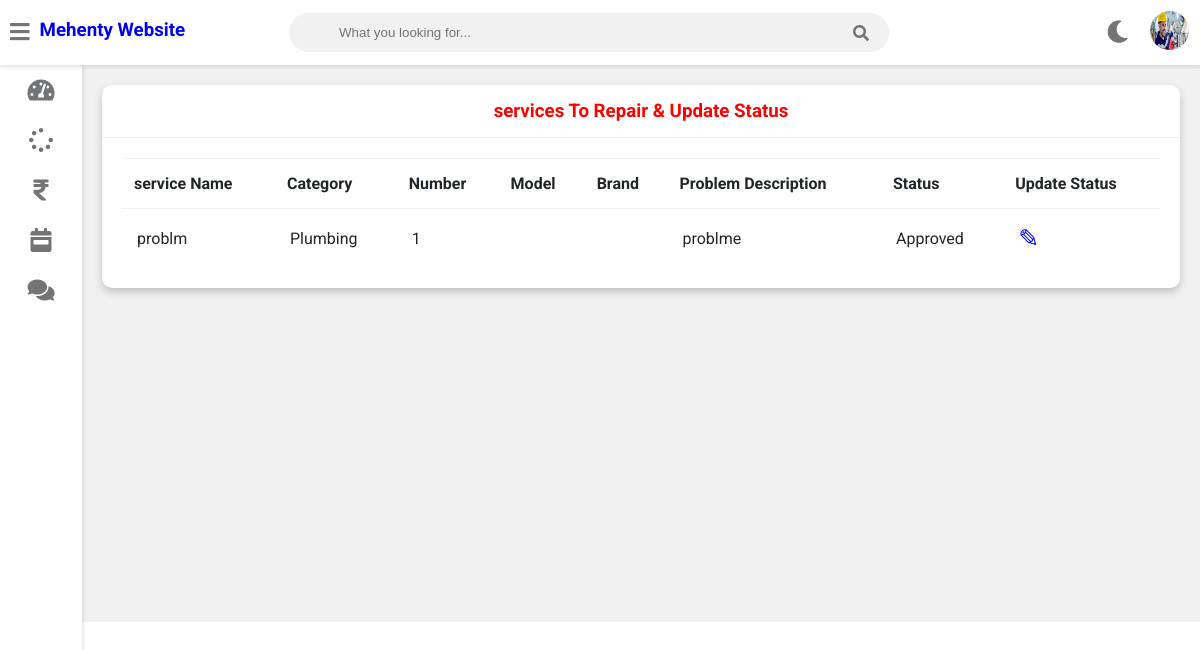
/Technician-work-assigned (signed in), run on an earlier commit of the app's database.
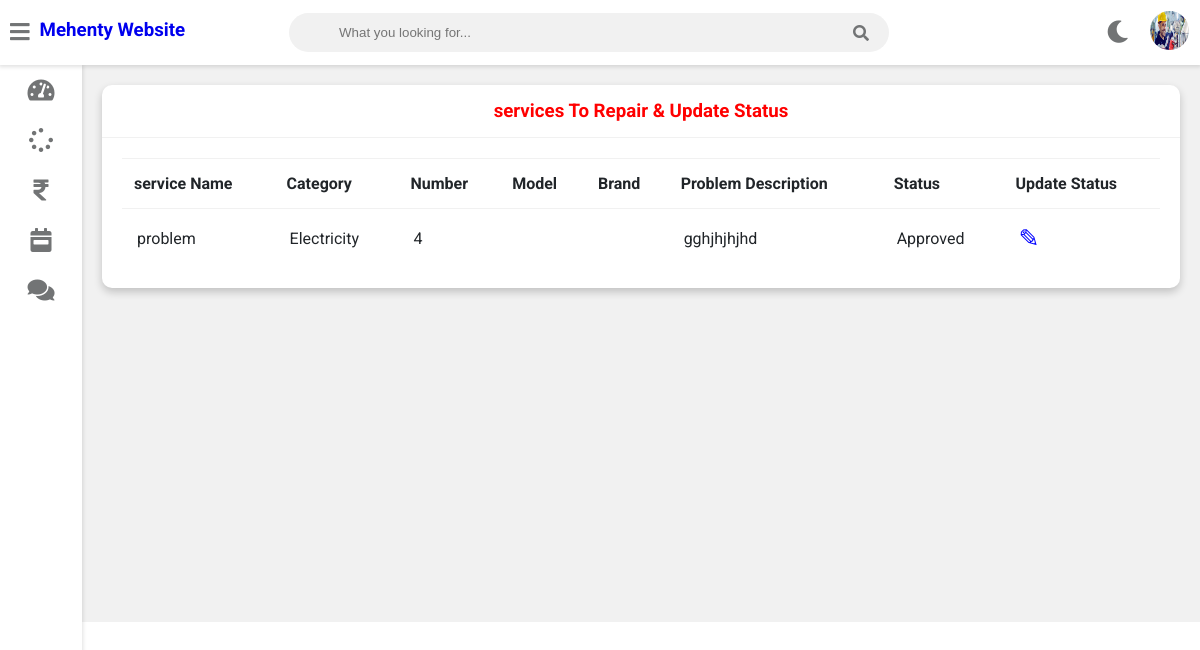
And on a later commit of the database.
### service/models.py (models this page shows, shortened)
class Request(models.Model):
    cat=(('Plumbing', 'Plumbing'),('Electricity', 'Electricity'),('Painting', 'Painting'),('Carpentry', 'Carpentry'))
    category=models.CharField(max_length=50,choices=cat)
    service_no=models.PositiveIntegerField(null=False)
    service_name = models.CharField(max_length=40,null=False)
    problem_description = models.CharField(max_length=500,null=False)
    date=models.DateField(auto_now=True)
    cost=models.PositiveIntegerField(null=True)
    customer=models.ForeignKey('Customer', on_delete=models.CASCADE,null=True)
    Technician=models.ForeignKey('Technician',on_delete=models.CASCADE,null=True)
    stat=(('Pending','Pending'),('Approved','Approved'),('Repairing','Repairing'),('Repairing Done','Repairing Done'),('Released','Released'))
    status=models.CharField(max_length=50,choices=stat,default='Pending',null=True)

### service/views.py (the view)
# urls.py: path('Technician-work-assigned', views.Technician_work_assigned_view,name='Technician-work-assigned'),
@login_required(login_url='Technicianlogin')
@user_passes_test(is_Technician)
def Technician_work_assigned_view(request):
    Technician=models.Technician.objects.get(user_id=request.user.id)
    works=models.Request.objects.all().filter(Technician_id=Technician.id)
    return render(request,'service/Technician_work_assigned.html',{'works':works,'Technician':Technician})

### service/views.py (called while the page is built)
def is_Technician(user):
    return user.groups.filter(name='Technician').exists()

### templates/service/Technician_work_assigned.html
{% extends 'service/Technicianbase.html' %}
{% block content %}
{% load static %}
	<div class="wrapper">
		<div class="row">
			<div class="col-12 col-m-12 col-sm-12">
				<div class="card">
					<div class="card-header">
						<h3 style="color:red; text-align:center" >services To Repair & Update Status
						</h3>
					</div>
					<div class="card-content">
						<table>
							<thead>
                <tr>
                  <th>service Name</th>
                  <th>Category</th>
                  <th>Number</th>
                  <th>Model</th>
                  <th>Brand</th>
                  <th>Problem Description</th>
                  <th>Status</th>
                  <th>Update Status</th>
                </tr>
							</thead>
							<tbody>
              {% for w in works %}
                <tr>
                  <td> {{w.service_name}}</td>
                  <td> {{w.category}}</td>
                  <td> {{w.service_no}}</td>
                  <td> {{w.service_model}}</td>
                  <td> {{w.service_brand}}</td>
                  <td> {{w.problem_description}}</td>
                  <td>{{w.status}}</td>
                  <td><a  style="color:blue; text-decoration:none;font-size:25px;" href="{% url 'Technician-update-status' w.id  %}">&#9998;</a></td>
                </tr>
                {% endfor %}
							</tbody>
						</table>
					</div>
				</div>
			</div>
		</div>
<br><br><br><br><br><br><br><br><br><br><br><br><br><br><br><br>
	</div>
{% endblock content %}

What changed in the data, as far as the page shows it:
removed Request: service_name "problm", category "Plumbing", service_no "1", problem_description "problme", status "Approved"
added Request: service_name "problem", category "Electricity", service_no "4", problem_description "gghjhjhjhd", status "Approved"
